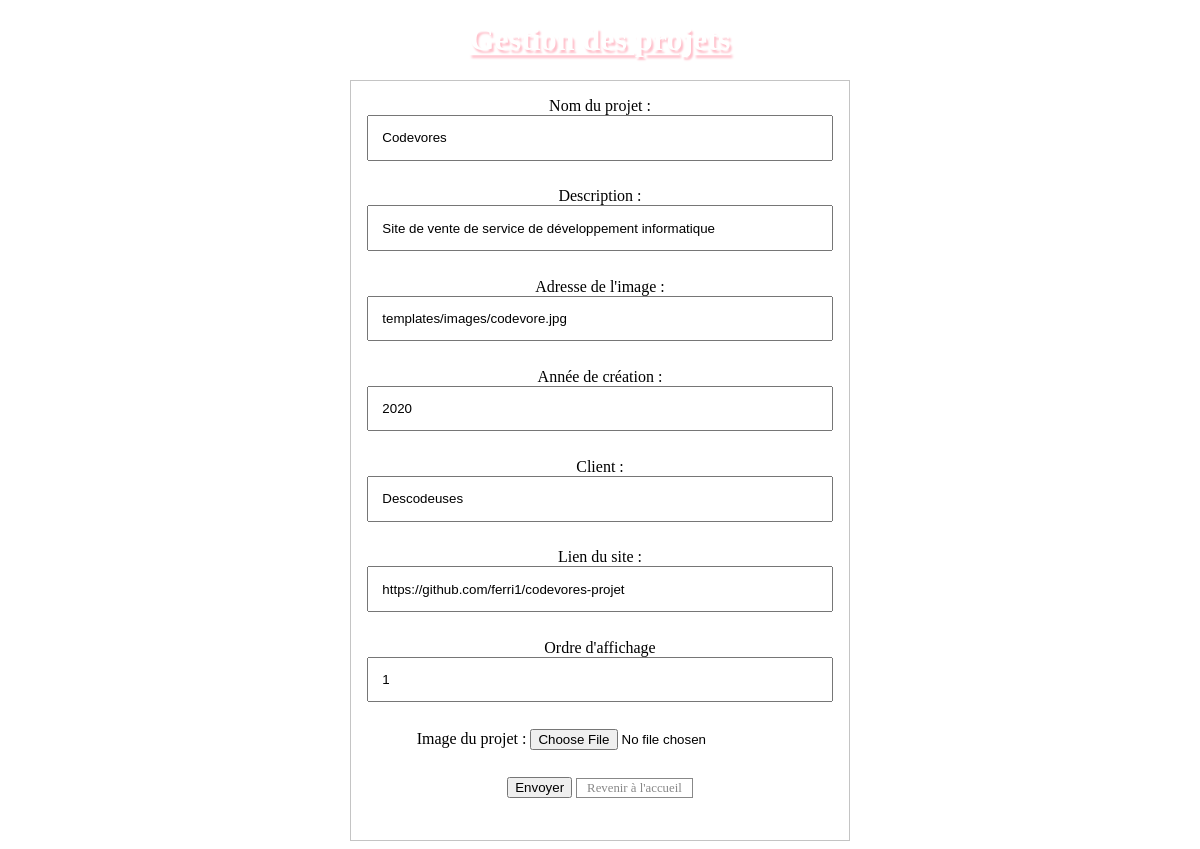
Page /admin/projet/projet_formulaire.php?projetAAfficher=4 (signed in) on the committed database.
### tables this page shows
CREATE TABLE IF NOT EXISTS `projet` (
  `id_projet` int(11) NOT NULL AUTO_INCREMENT,
  `nom_projet` varchar(150) NOT NULL,
  `description` text NOT NULL,
  `url_image` varchar(150) NOT NULL,
  `annee` year(4) NOT NULL,
  `client` varchar(150) NOT NULL,
  `lien` varchar(150) NOT NULL,
  `online` tinyint(1) DEFAULT NULL,
  `ordre` int(11) NOT NULL,
  PRIMARY KEY (`id_projet`)
);

### fonctions_utiles.php (the view, shortened to what this page needs)
<?php
function echoKey($tableau, $cle, $valeurDefaut = "") {
    if(!empty($tableau[$cle])) {
        echo $tableau[$cle];
    } else {
        echo $valeurDefaut;
    }
}

### admin/projet/projet_formulaire.php (shortened to what this page needs)
<?php
include "../../config.php";
include "../include/entete.php";
if(!empty($_GET["projetAAfficher"])) {
    $projetAModifier = $bdd -> query("SELECT * from projet where id_projet = " . $_GET["projetAAfficher"]) -> fetch();
} else {
    $projetAModifier = [];
}
?>
  <h1>Gestion des projets</h1>
  <div class="form">
    <form enctype="multipart/form-data" action="projet_formulaire_reponse.php" method="post">
      <div class="field">
          Nom du projet : <input name="nom_projet" placeholder="Nom du projet" type="text" value="<?php echoKey($projetAModifier, "nom_projet")  ?>">
      </div>
      <div class="field">
          Description : <input name="description" placeholder="Description" type="text" value="<?php echoKey($projetAModifier, "description")  ?>">
      </div>
      <div class="field">
          Adresse de l'image : <input name="url_image" placeholder="Url de l'image" type="text" value="<?php echoKey($projetAModifier, "url_image")?>">
      </div>
      <div class="field">
          Année de création : <input name="annee" placeholder="Année" type="text"  value="<?php echoKey($projetAModifier, "annee")?>">
      </div>
      <div class="field">
          Client : <input name="client" placeholder="Client" type="text"  value="<?php echoKey($projetAModifier, "client")?>">
      </div>
      <div class="field">
          Lien du site : <input name="lien" placeholder="Lien" type="text"  value="<?php echoKey($projetAModifier, "lien")?>">
      </div>
      <div class="field">
          Ordre d'affichage <input name="ordre" placeholder="Ordre" type="number"  value="<?php echoKey($projetAModifier, "ordre")?>">
      </div>
      <div class="image_admin">
      <div>
      Image du projet : <input name="imageProjet" type="file"  accept="image/jpeg, image/png" />
      </div>
  </div>
      <input type="submit" value="Envoyer" />
      <a href="<?php echo descodeuses_URL_SITE ?>admin/index.php" class="button">Revenir à l'accueil</a>
  </form>
</div>

### admin/css/style_admin.css (style rules this page uses)
h1 { font-size: 2em; color: white; text-align: center; text-decoration: underline; text-shadow: 2px 3px 2px pink; }
.form, .list { width: 500px; border: #c4c4c4 solid 1px; padding: 1em; text-align: center; margin: auto; box-sizing: border-box; }
.form input { margin-bottom: 2em; }
.field input { width: 100%; padding: 1em; box-sizing: border-box; }
.button { border:#ccc; font-size: 0.8em; color:#888; text-decoration: none; border: 1px #888 solid; padding: 2px 10px; }

### rows in the picture
projet: nom_projet "Codevores", description "Site de vente de service de développement informatique", url_image "templates/images/codevore.jpg", annee "2020", client "Descodeuses", lien "https://github.com/ferri1/codevores-projet", ordre "1"
